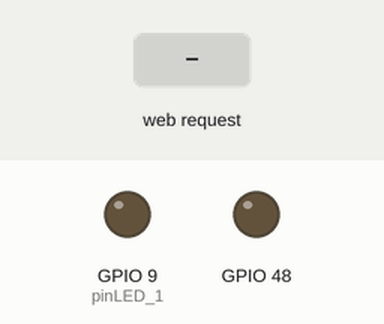
This sketch was run on a simulated ESP32-S3. On the bench: output pins drawn as LEDs (lit = HIGH). Inputs (shaded band) come from the test bench. WiFi joins after 1.5 s; servers stay silent unless stated; what the sketch prints to the serial monitor is not drawn.

Above: at 2.7 s.
2.8 s: HTTP request GET /H received
At 4.0 s:
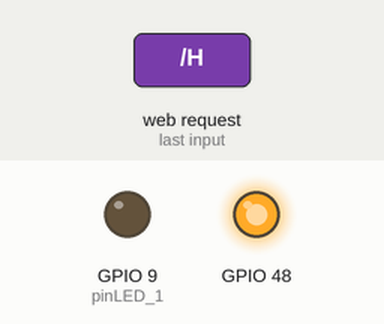
4.3 s: HTTP request GET /L received
At 5.4 s:
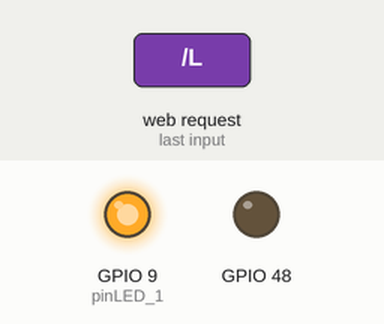
Timing chart, 0 to 7.3 s (numbered marks = the images above; inputs shaded):
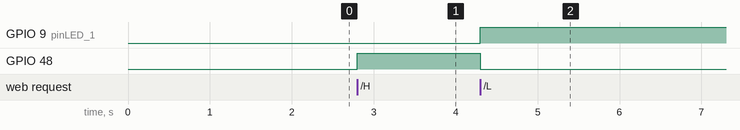

Measured:
- after the input at 2.8 s, GPIO 48: LOW → HIGH at once
- after the input at 4.3 s, GPIO 9 (pinLED_1): LOW → HIGH at once; GPIO 48: HIGH → LOW at once

The sketch:

nodemcu.ino
```cpp
#include <WiFi.h>
#include <SimpleDHT.h>
#include <ArduinoJson.h>
// DHT11設定
int pinDHT11 = 15;
int pinLED_1 = 9;
SimpleDHT11 dht11;

// WiFi設定
const char* ssid     = ""; //WiFi-名稱
const char* password = "";//WiFi-密碼
// 阜
WiFiServer server(80);

void setup()
{
  // band值設定
  Serial.begin(115200);
  pinMode(LED_BUILTIN, OUTPUT);
  pinMode(pinLED_1, OUTPUT);
  delay(10);

  digitalWrite(LED_BUILTIN, LOW);

  // We start by connecting to a WiFi network

  Serial.println();
  Serial.println();
  Serial.print("Connecting to ");
  Serial.println(ssid);

  WiFi.begin(ssid, password);

  while (WiFi.status() != WL_CONNECTED) {
    delay(500);
    Serial.print(".");
  }

  Serial.println("");
  Serial.println("WiFi connected.");
  Serial.println("IP address: ");
  Serial.println(WiFi.localIP());

  server.begin();
  // 至此為連線至wifi的過程
}

int value = 0;

void loop() {

  byte temperature = 0;
  byte humidity = 0;
  int err = SimpleDHTErrSuccess;

  WiFiClient client = server.available();   // 監聽有無客戶端連線

  if (client) {                             // 連線成功
    Serial.println("New Client.");           // 通知有新客戶
    String currentLine = "";                // 此變數用來儲存客戶端的資料
    while (client.connected()) {            // 當持續連線時
      if (client.available()) {             // 如果有新的資料傳遞
        char c = client.read();             // 用來儲存單一byte的數據
        Serial.write(c);                    // 將其打印
        if (c == '\n') {                    // 如果讀取到換行符號，代表輸入完畢

          // 如果行數是空的，代表收到了兩次換行符號，代表http請求結束。
          if (currentLine.length() == 0) {
            // HTTP headers always start with a response code (e.g. HTTP/1.1 200 OK)
            // and a content-type so the client knows what's coming, then a blank line:
            client.println("HTTP/1.1 200 OK");
            client.println("Content-type:text/html");
            client.println();

            // the content of the HTTP response follows the header:
            client.print("Click <a href=\"/H\">here</a> to turn the LED on pin 5 on.<br>");
            client.print("Click <a href=\"/L\">here</a> to turn the LED on pin 5 off.<br>");
            client.print("Click <a href=\"/GET\">here</a> to get temperature and humidity values in json format.<br>");

            // The HTTP response ends with another blank line:
            client.println();
            // break out of the while loop:
            break;
          } else {    // 如果是收到了換行符號，則代表目前的行為空行，就清空變數
            currentLine = "";
          }
        } else if (c != '\r') {  // if you got anything else but a carriage return character,
          currentLine += c;      // add it to the end of the currentLine
        }
        // Check to see if the client request was "GET /H" or "GET /L":
        if (currentLine.endsWith("GET /H")) {
          digitalWrite(LED_BUILTIN, HIGH);               // GET /H turns the LED on
          digitalWrite(pinLED_1, LOW);
        }
        if (currentLine.endsWith("GET /L")) {
          digitalWrite(LED_BUILTIN, LOW);                // GET /L turns the LED off
          digitalWrite(pinLED_1, HIGH);
        }
        if (currentLine.endsWith("GET /GET")) {
          // start working...
          // 開始監測溫溼度
          Serial.println("=================================");
          if ((err = dht11.read(pinDHT11, &temperature, &humidity, NULL)) != SimpleDHTErrSuccess) {
            Serial.print("Read DHT11 failed, err="); Serial.println(err); delay(1000);
            return;
          }
          Serial.print("Humidity = ");
          Serial.print((int)humidity);
          Serial.print("% , ");
          Serial.print("Temperature = ");
          Serial.print((int)temperature);
          Serial.println("C ");
          Serial.println("");
          String json = "{\"temperature\": " + String(temperature) + ", \"humidity\": " + String(humidity) + "}";

          // 組合HTTP回應內容
          String response = "HTTP/1.1 200 OK\r\n";
          response += "Content-Type: application/json\r\n";
          response += "Content-Length: " + String(json.length()) + "\r\n";
          response += "\r\n";
          response += json;

          client.print(response);  // 發送HTTP回應給客戶端
        }
      }
    }
    // close the connection:
    client.stop();
    Serial.println("Client Disconnected.");
  }
}
```
